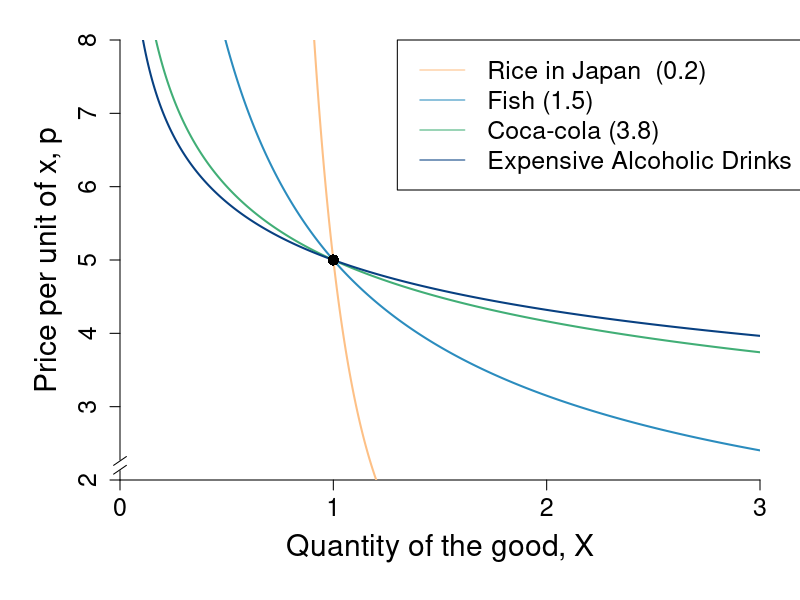

Reproduce this figure in R.
require(shape)
require(plotrix)
require(ggplot2)
#pdf(file = "property_psp1_offerSTEP1.pdf", width = 9, height = 7)
#pdf(file = "property_psp1_offerSTEP2.pdf", width = 9, height = 7)
#pdf(file = "property_psp1_offerSTEP3.pdf", width = 9, height = 7)
#pdf(file = "property_psp1_offerSTEP4.pdf", width = 9, height = 7)
pdf(file = "indmarketdemand/elasticity_fig.pdf", width = 9, height = 7)

#Set parameters for graphics
pointsize <- 1.8
axislabelsize <- 1.8
labelsize <- 1.5
namesize <- 1.8
annotatesize <- 1.5
graphlinewidth <- 2
segmentlinewidth <- 1.5

COL <- c("#7fc97f", "#beaed4", "#fdc086", "#ffff99", "#386cb0", "#f0027f", "#bf5b17", "#666666")
COLA <- c("#99d8c9","#66c2a4","#41ae76", "#238b45", "#005824")
COLB <- c("#4eb3d3", "#2b8cbe", "#0868ac","#084081")

par(mar =  c(6, 6, 2, 2))
xlims <- c(0, 3)
ylims <- c(2, 8)
xlims2 <- c(10, 0)
ylims2 <- c(15, 0)

elasticity1 <- function(x, A, b ) {
  A*x^(1/b)
}

plot(0, 0, xlim = xlims, ylim = ylims, type = "n",
     xlab = "Quantity of the good, X",
     ylab = "Price per unit of x, p", 
     xaxt = "n", 
     yaxt = "n", 
     cex.lab = axislabelsize, 
     bty = "n",
     xaxs="i", 
     yaxs="i")

ticksy <- seq(from = 0, to = 15, by = 1)
ylabels <- seq(from = 0, to = 15, by = 1)
ticksx <- seq(from = 0, to = 10, by = 1)
xlabels <- seq(from = 0, to = 10, by = 1)
axis(1, at = ticksx, pos = 2, labels = xlabels, cex.axis = labelsize)
axis(2, at = ticksy, pos = 0, labels = ylabels, las = 0, cex.axis = labelsize)

axis.break(axis = 2, breakpos = 2.2, pos = 0,
           bgcol = "white", breakcol = "black",
           style = "slash", brw = 0.02)

npts <- 500 
npts2 <- 501

#Specify the sequences of points for graphing. 
xx1 <- seq(xlims[1], xlims[2], length.out = npts)
yy1 <- elasticity1(xx1, A = 5, b = -0.2)
xx2 <- seq(xlims[1], xlims[2], length.out = npts)
yy2 <- elasticity1(xx2, A = 5, b = -1.5)
xx3 <- seq(xlims[1], xlims[2], length.out = npts)
yy3 <- elasticity1(xx3, A = 5, b = -3.79)
xx4 <- seq(xlims[1], xlims[2], length.out = npts)
yy4 <- elasticity1(xx4, A = 5, b = -4.74)

lines(xx1,yy1, col = COL[3], lwd = graphlinewidth)
lines(xx2,yy2, col = COLB[2], lwd = graphlinewidth)
lines(xx3,yy3, col = COLA[3], lwd = graphlinewidth)
lines(xx4,yy4, col = COLB[4], lwd = graphlinewidth)

points(1, 5, pch = 16, col = "black", cex = 1.5)

legend(1.3, 8, 
       legend=c("Rice in Japan  (0.2)", "Fish (1.5)","Coca-cola (3.8)","Expensive Alcoholic Drinks (4.7)"),
       col=c(COL[3], COLB[2],COLA[3],COLB[4]), 
       lty=1, cex=labelsize, xpd =TRUE)


dev.off()
